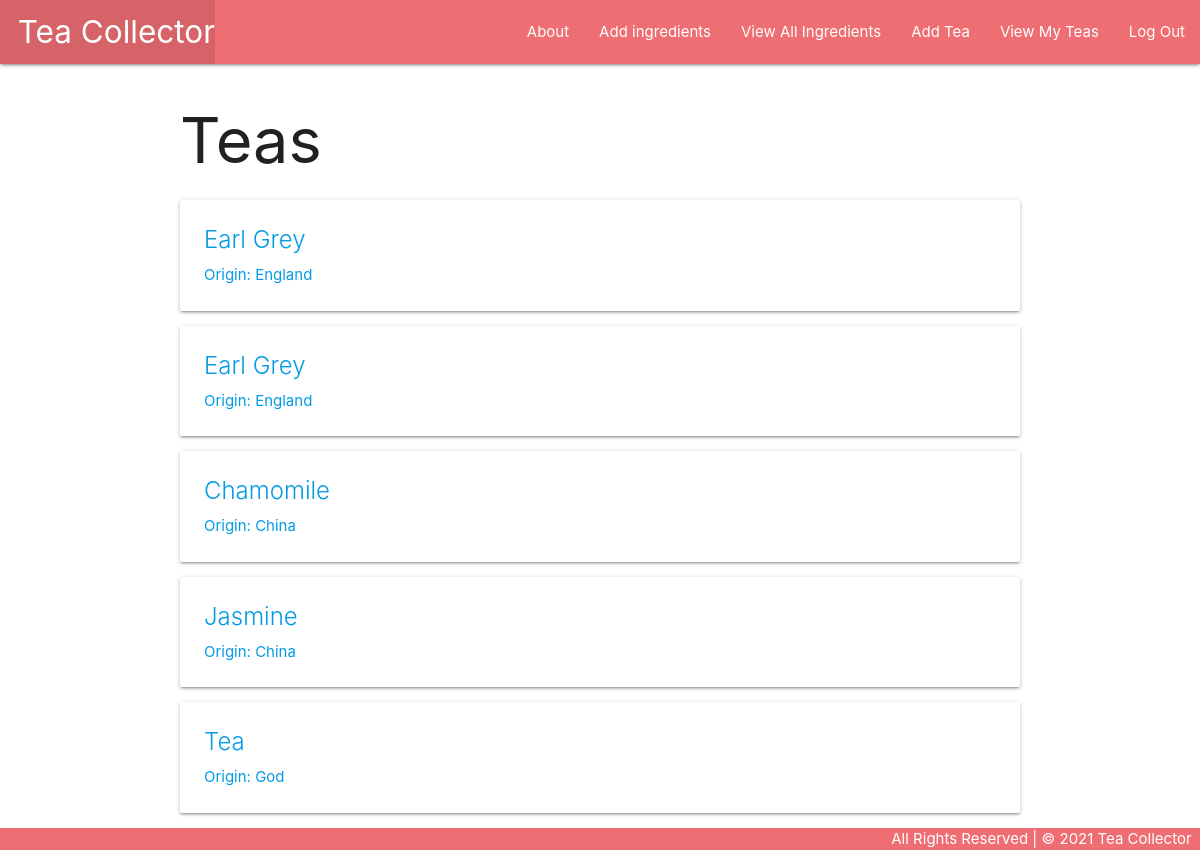
The page /teas/ (signed in) on the database as committed earlier.
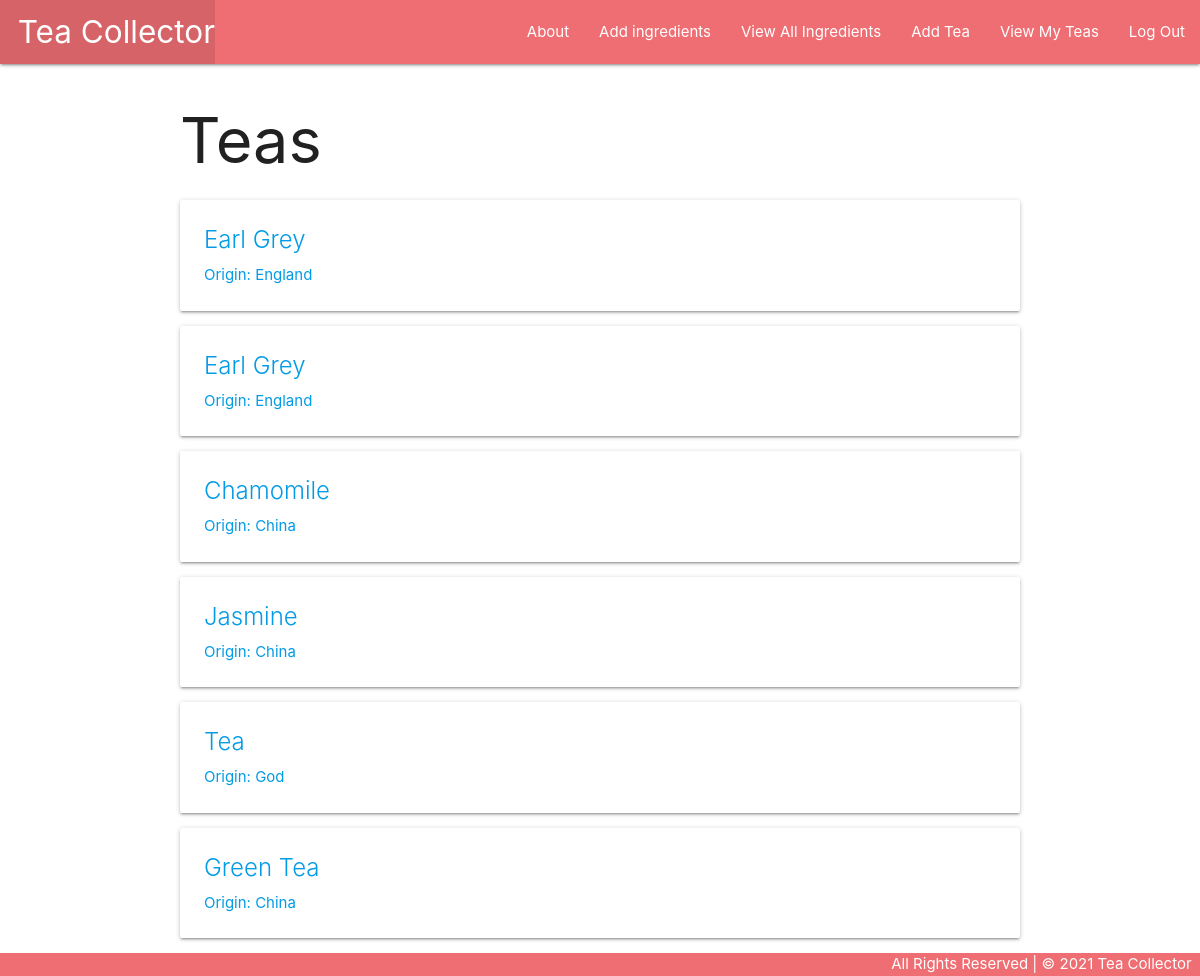
The same page on the database as committed later.
### main_app/models.py (models this page shows, shortened)
class Tea(models.Model):
    name = models.CharField(max_length=30)
    origin = models.CharField(max_length=30)
    description = models.TextField(max_length=250)
    tea_type = models.ManyToManyField(Tea_Type)
    ingredients = models.ManyToManyField(Ingredients)
    user = models.ForeignKey(User, on_delete=models.CASCADE)

### main_app/views.py (the view)
# urls.py: path("teas/", views.teas, name="index"),
@login_required
def teas(request):
    teas = Tea.objects.filter(user=request.user)
    return render(request, "teas/index.html", {
        "teas": teas
    })

### main_app/templates/teas/index.html
{% extends 'base.html' %}
{% block content %}
<h1>Teas</h1>
{% for tea in teas %}
  <a href="{% url 'detail' tea.id %}">
    <div class="card">
        <div class="card-content">
            <span class="card-title">{{ tea.name }}</span>
            <p>Origin: {{ tea.origin }}</p>
        </div>
    </div>
  </a>
{% endfor %}
{% endblock %}

### main_app/templates/base.html (shortened to what this page needs)
{% load static %}
<!DOCTYPE html>
<html lang="en">
<head>
  <link rel="stylesheet" href="https://cdnjs.cloudflare.com/ajax/libs/materialize/1.0.0/css/materialize.min.css">
  <link rel="stylesheet" type="text/css" href="{% static 'css/style.css' %}">
</head>
<body>
  <header class="navbar-fixed">
    <nav>
      <div class="nav-wrapper">
        <ul>
          <li><a href="/" class="left brand-logo">&nbsp;&nbsp;Tea Collector</a></li>
        </ul>
        <ul class="right">
          <li><a href="{% url 'about' %}">About</a></li>
          {% if user.is_authenticated %}
            <li><a href="{% url 'ingredients_create' %}">Add ingredients</a></li>
            <li><a href="{% url 'ingredients_index' %}">View All Ingredients</a></li>
            <li><a href="{% url 'teas_create' %}">Add Tea</a></li>
            <li><a href="{% url 'index' %}">View My Teas</a></li>
            <li><a href="{% url 'logout' %}">Log Out</a></li>
          {% else %}
            <li><a href="{% url 'signup' %}">Sign Up</a></li>
            <li><a href="{% url 'login' %}">Log In</a></li>
          {% endif %}
        </ul>
      </div>
    </nav>
  </header>
  <main class="container">
    {% block content %}
    {% endblock %}
  </main>
  <footer class="page-footer">
    <div class="right">All Rights Reserved |&nbsp;&copy; 2021 Tea Collector &nbsp;</div>
  </footer>
</body>
</html>

### main_app/static/css/style.css (style rules this page uses)
body { display: flex; min-height: 100vh; flex-direction: column; }
main { flex: 1 0 auto; }
footer.page-footer { padding-top: 0; text-align: right; }

Rows that differ between the two databases and show on the page:
added Tea: name "Green Tea", origin "China"
